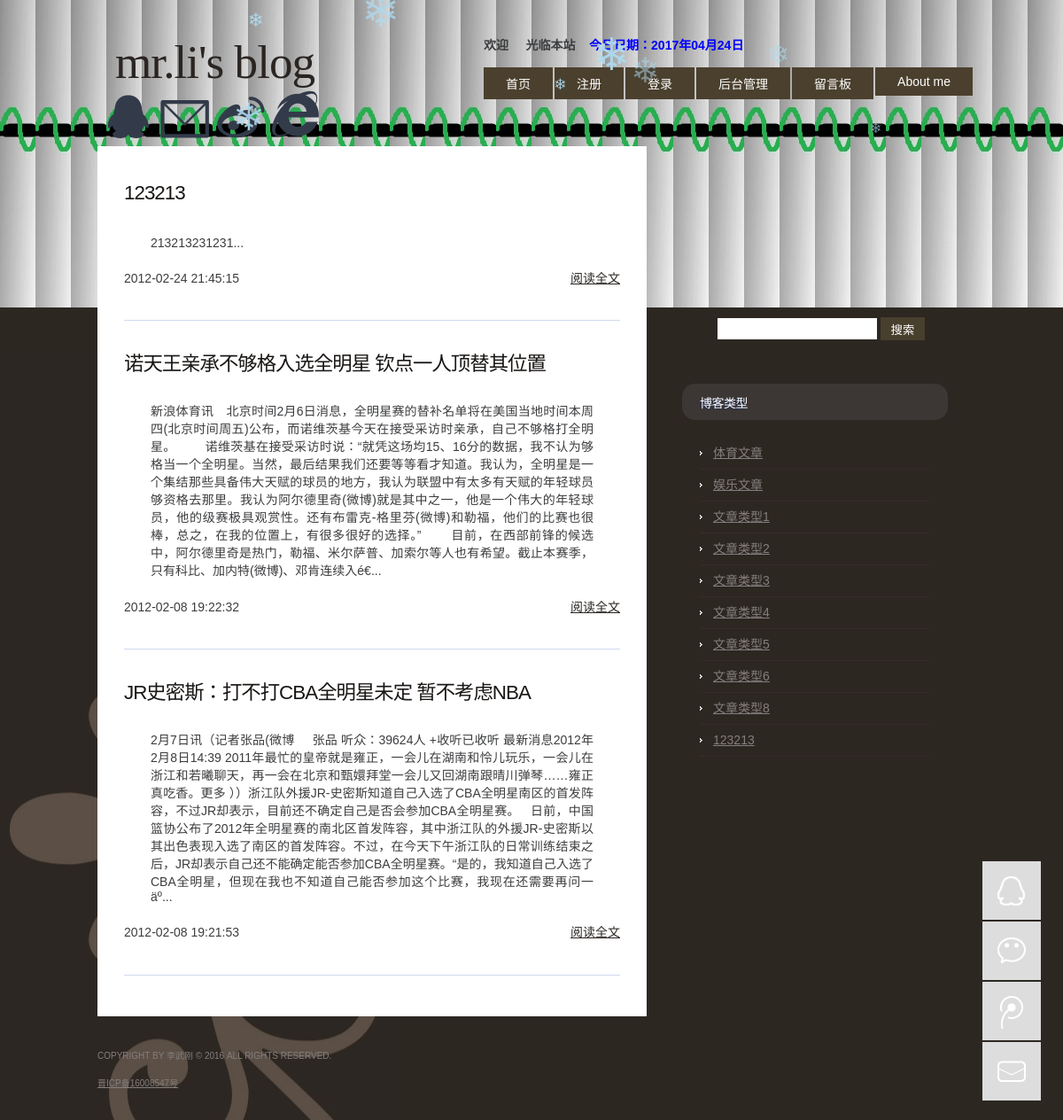
The page / on the database its author committed.
### tables this page shows
CREATE TABLE `news` (
  `id` int(11) NOT NULL auto_increment,
  `title` varchar(500) default NULL,
  `content` varchar(10000) default NULL,
  `publish_time` datetime default NULL,
  `news_type_id` int(11) default NULL,
  PRIMARY KEY  (`id`)
);

CREATE TABLE `news_type` (
  `id` int(11) NOT NULL auto_increment,
  `name` varchar(50) default NULL,
  PRIMARY KEY  (`id`)
);

### index.php (the view, shortened to what this page needs)
<!DOCTYPE html PUBLIC "-//W3C//DTD XHTML 1.0 Strict//EN" "http://www.w3.org/TR/xhtml1/DTD/xhtml1-strict.dtd">
<html xmlns="http://www.w3.org/1999/xhtml">
<head>
<link href="resources/css/default.css" rel="stylesheet" type="text/css" media="screen" />
</head>
<body>
<div id="wrapper">
	<?php include_once 'common/header.php';?>
	<div id="page">
		<div id="page-bgtop">
			<div id="page-bgbtm">
				<div id="content">
				<?php
					$sql = "select t.* from news t left join news_type t2 on t.news_type_id=t2.id order by t.publish_time desc limit 0, 3";
					$result = mysql_query($sql);
					while ($rs = mysql_fetch_object($result)) {
				?>
					<div class="post">
						<h3 class="title"><a href="news_detail.php?id=<?php echo $rs->id;?>"><?php echo $rs->title;?></a></h3>
						<div class="entry">
							<?php
								echo substr(str_replace(array(" ", "\n", "\r"), "", strip_tags($rs->content)), 0, 1000);
							?>...
						</div>
						<div class="byline">
							<p class="meta"><?php echo $rs->publish_time;?></p>
							<p class="links"><a href="news_detail.php?id=<?php echo $rs->id;?>">阅读全文</a></p>
						</div>
					</div>
				<?php
					}
				?>
					<div style="clear: both;">&nbsp;</div>
				</div>
				<?php include_once 'common/sidebar.php';?>
				<div style="clear: both;">&nbsp;</div>
			</div>
		</div>
	</div>
	<?php include_once 'common/footer.php';?><br>
</div>
</body>
</html>

### common/header.php (shortened to what this page needs)
<div id="header-wrapper">
	<div id="header">
		<div id="logo">
			<h1><a href="#">Mr.Li's Blog</a></h1>&nbsp &nbsp &nbsp
			<a target="_blank" href="http://wpa.qq.com/msgrd?v=3&uin=986728544&site=qq&menu=yes"><img border="0" src="imag/qq.png" alt="联系博主QQ" title="联系博主QQ"/></a> &nbsp
			<img border="0" src="imag/email.png" alt="联系博主邮箱liwugang@liwugang.xin或者986728544@qq.com" title="liwugang@liwugang.xin或者986728544@qq.com"/>&nbsp
			<a target="_blank" href="http://weibo.com/u/3896717277"><img border="0" src="imag/weibo.png" alt="关注博主微博" title="关注博主微博"/></a>
			<a target="_blank" href="http://www.lwg1995.cn"><img border="0" src="imag/zhuye.png" alt="博主WordPress博客" title="博主WordPress博客"/></a> &nbsp
		</div>
		<div id="menu">
		    <div style="font-weight: bold">欢迎 &nbsp &nbsp 光临本站&nbsp &nbsp&nbsp<h style="color: blue">今日日期：<?php  echo  date('Y').'年'.date('m').'月'.date('d').'日'?></h>
            </div>
		    <br>
			<ul>
				<li class="current_page_item"><a href="index.php">首页</a></li>
				<?php
					if (isset($_SESSION['username'])) {
				?>
					<li><a href="logout.php">退出</a></li>
				<?php
					} else {
				?>
					<li><a href="register.php">注册</a></li>
					<li><a href="login.php">登录</a></li>
				<?php
					}
				?>
				<li><a href="admin/" target="_blank">后台管理</a></li>
				<li><a href="liuyan/" target="_blank">留言板</a></li>
				<li><a href="aboutme.html" target="_blank">About me</a></li>
			</ul>
		</div>
	</div>
</div>

### common/sidebar.php (shortened to what this page needs)
<div id="sidebar">
<iframe width="420" scrolling="no" height="60" frameborder="0" allowtransparency="true" src="http://i.tianqi.com/index.php?c=code&id=12&icon=1&num=5"></iframe>
	<ul>
		<li>
			<div id="search" >
				<form method="get" action="news_search.php">
					<div>
						<input type="text" name="s" id="search-text" value="" />
						<input type="submit" id="search-submit"   value="搜索" />
					</div>
				</form>
			</div>
			<div style="clear: both;">&nbsp;</div>
		</li>
		<li>
			<h2>博客类型</h2>
			<ul>
			<?php
				$sql = "select * from news_type";
				$result = mysql_query($sql);
				while ($rs = mysql_fetch_object($result)) {
					echo '<li>';
					echo '<a href="news_list.php?news_type_id='.$rs->id.'">'.$rs->name.'</a>';
					echo '</li>';
				}
			?>
			</ul>
		</li>
	</ul>
</div>

### common/footer.php (shortened to what this page needs)
<div id="footer">
	<p>Copyright By 李武刚  © 2016  All rights reserved. </p><br>
	<p><a href="http://www.miitbeian.gov.cn">晋ICP备16008547号</a></p>
</div>
<div class="side-bar">
    <a href="http://wpa.qq.com/msgrd?v=3&uin=986728544&site=qq&menu=yes" class="icon-qq">QQ在线咨询</a>
    <a href="#" class="icon-chat">微信</a>
    <a target="_blank" href="http://weibo.com/u/3896717277" class="icon-blog">微博</a>
    <a href="http://www.helloweba.com/gbook.html" class="icon-mail">mail</a>
</div>

### resources/css/default.css (style rules this page uses)
body { margin: 0; padding: 0; background: #2D2722 url(../images/img01.jpg) repeat-x left top; font-family: Arial, Helvetica, sans-serif; font-size: 14px; color: #3C3D3F; }
h1, h2, h3 { margin: 0; padding: 0; font-weight: normal; color: #2B2522; }
h1 { font-size: 2em; }
h2 { font-size: 2.8em; }
h3 { font-size: 1.6em; }
p, ul, ol { margin-top: 0; line-height: 180%; }
a { text-decoration: underline; color: #2B2522; }
#wrapper { margin: 0 auto; padding: 0; background: url(../images/img04.jpg) no-repeat left 400px; }
#header-wrapper { height: 120px; }
#header { width: 1000px; margin: 0 auto; padding: 40px 0px 0px 0px; }
#logo { float: left; width: 350px; margin: 0; padding: 0; color: purple; font-family: 华文行楷 }
#logo h1 { margin-left: 30px; padding: 0px 0px 0px 0px; letter-spacing: -1px; text-transform: lowercase; font-size: 3.8em; color: #2B2522; }
#logo h1 a { color: #2B2522; }
#logo a { border: none; background: none; text-decoration: none; color: #665E5A; }
#search { float: right; width: 280px; height: 60px; padding: 20px 0px 0px 0px; }
#search form { height: 41px; margin: 0; padding: 10px 0 0 20px; }
#search-text { width: 170px; height: 19px; padding: 4px 5px 1px 5px; border: none; background: #FFFFFF; text-transform: lowercase; font: normal 11px Arial, Helvetica, sans-serif; color: #5D781D; }
#search-submit { width: 50px; height: 26px; border: none; background: #493F2D; color: #FFFFFF; }
#menu { float: right; height: 125px; margin: 0 auto; padding: 0; }
#menu ul { margin: 0; padding: 0px 0px 0px 0px; list-style: none; line-height: normal; }
#menu li { float: left; }
#menu a { display: block; margin-right: 2px; padding: 8px 25px; text-decoration: none; text-align: center; font-family: Arial, Helvetica, sans-serif; font-size: 14px; font-weight: normal; color: #FFFFFF; border: none; background: #4B402E; }
#menu a:hover, #menu .current_page_item a { text-decoration: none; }
#page { width: 980px; margin: 0 auto; padding: 0px 0px 0px 0px; }
#page-bgtop { padding: 20px 0px; }
#content { float: left; width: 560px; padding: 40px 30px 0px 30px; background: #FFFFFF; }
.post { margin-bottom: 30px; border-bottom: 1px solid #D1D9F0; }
.post .title { height: 41px; padding: 0px 0px 0px 0px; letter-spacing: -1px; }
.post .title a { text-decoration: none; color: #191614; border: none; }
.post .entry { padding: 20px 30px 20px 30px; padding-bottom: 20px; text-align: justify; }
.post .byline { clear: both; overflow: hidden; padding-bottom: 20px; }
.post .meta { float: left; }
.post .links { float: right; }
#sidebar { float: right; width: 300px; margin: 0px; padding: 100px 20px 0px 0px; }
#sidebar ul { margin: 0; padding: 0; list-style: none; }
#sidebar li { margin: 0; padding: 0; }
#sidebar li ul { margin: 0px 0px; padding-bottom: 30px; }
#sidebar li li { line-height: 35px; border-bottom: 1px solid #342C29; background: url(../images/img02.gif) no-repeat left 15px; margin: 0px 20px 0px 20px; border-left: none; text-align: left; }
#sidebar li li a { padding: 0px 0px 0px 15px; }
#sidebar h2 { height: 31px; margin: 0px 0px 20px 0px; padding: 10px 0px 0px 20px; background: url(../images/img03.jpg) no-repeat left top; text-shadow: #203060 -1px 1px 2px; text-align: left; text-transform: uppercase; letter-spacing: -.5px; font-size: 1em; color: #FFFFFF; }
#sidebar a { border: none; color: #847F7E; }
#footer { width: 980px; height: 50px; margin: 0 auto; padding: 0px 0 15px 0; font-family: Arial, Helvetica, sans-serif; }
#footer p { margin: 0; line-height: normal; font-size: 10px; text-transform: uppercase; text-align: left; color: #847F7E; }
#footer a { color: #847F7E; }
.side-bar a,.chat-tips i { background: url(../images/right_bg.png) no-repeat; }
.side-bar { width: 66px;position: fixed;bottom: 20px;right: 25px;font-size: 0;line-height: 0;z-index: 100; }
.side-bar a { width: 66px;height: 66px;display: inline-block;background-color: #ddd;margin-bottom: 2px; }
.side-bar .icon-qq { background-position: 0 -62px; }
.side-bar .icon-chat { background-position: 0 -130px;position: relative; }
.side-bar .icon-blog { background-position: 0 -198px; }
.side-bar .icon-mail { background-position: 0 -266px; }

### rows shown on the page
news: title "123213", content "213213231231", publish_time "2012-02-24 21:45:15"
news: title "诺天王亲承不够格入选全明星 钦点一人顶替其位置", content "新浪体育讯 北京时间2月6日消息，全明星赛的替补名单将在美国当地时间本周四(北京时间周五)公布，而诺维茨基今天在接受采访时亲承，自己不够格打全明星。 诺维茨基在接受采访时说：“就凭这场均15、16分的数据，我不认为够格当一个全明星。当然，最后结果我们还要等等看才知道。我认为，全明星是一个集结那些具备伟大天赋的球员的地方，我认为联盟中有太多有天赋的年轻球员够资格去那里。我认为阿尔德里奇(微博)就是其中之一，他是一个伟大的年轻球员，他的级赛极具观赏性。还有布雷克-格里芬(微博)和勒福，他们的比赛也很棒，总之，在我的位置上，有很多很好的选择。” 目前，在西部前锋的候选中，阿尔德里奇是热门，勒福、米尔萨普、加索尔等人也有希望。截止本赛季，只有科比、加内特(微博)、邓肯连续入é€", publish_time "2012-02-08 19:22:32"
news: title "JR史密斯：打不打CBA全明星未定 暂不考虑NBA", content "2月7日讯（记者张品(微博 张品 听众：39624人 +收听已收听 最新消息2012年2月8日14:39 2011年最忙的皇帝就是雍正，一会儿在湖南和怜儿玩乐，一会儿在浙江和若曦聊天，再一会在北京和甄嬛拜堂一会儿又回湖南跟晴川弹琴……雍正真吃香。更多 ））浙江队外援JR-史密斯知道自己入选了CBA全明星南区的首发阵容，不过JR却表示，目前还不确定自己是否会参加CBA全明星赛。 日前，中国篮协公布了2012年全明星赛的南北区首发阵容，其中浙江队的外援JR-史密斯以其出色表现入选了南区的首发阵容。不过，在今天下午浙江队的日常训练结束之后，JR却表示自己还不能确定能否参加CBA全明星赛。“是的，我知道自己入选了CBA全明星，但现在我也不知道自己能否参加这个比赛，我现在还需要再问一äº", publish_time "2012-02-08 19:21:53"
news_type: name "体育文章"
news_type: name "娱乐文章"
news_type: name "文章类型1"
news_type: name "文章类型2"
news_type: name "文章类型3"
news_type: name "文章类型4"
news_type: name "文章类型5"
news_type: name "文章类型6"
news_type: name "文章类型8"
news_type: name "123213"
